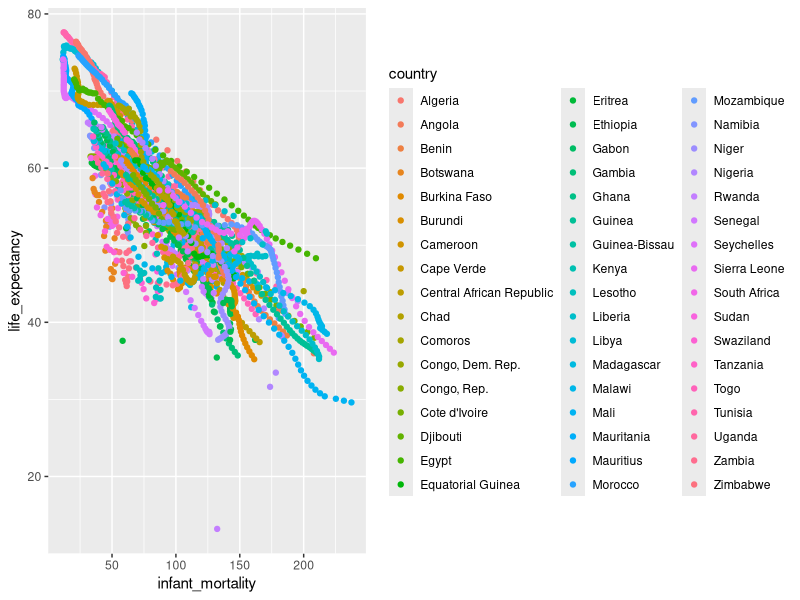
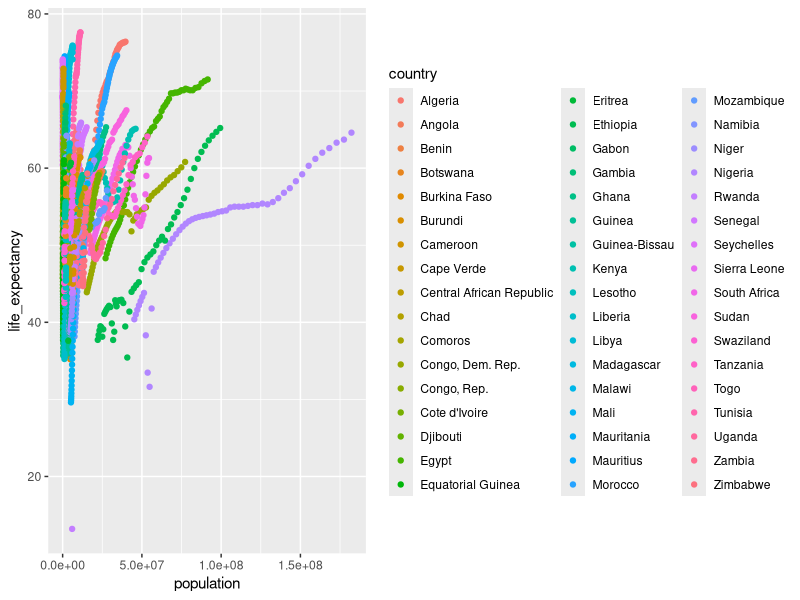
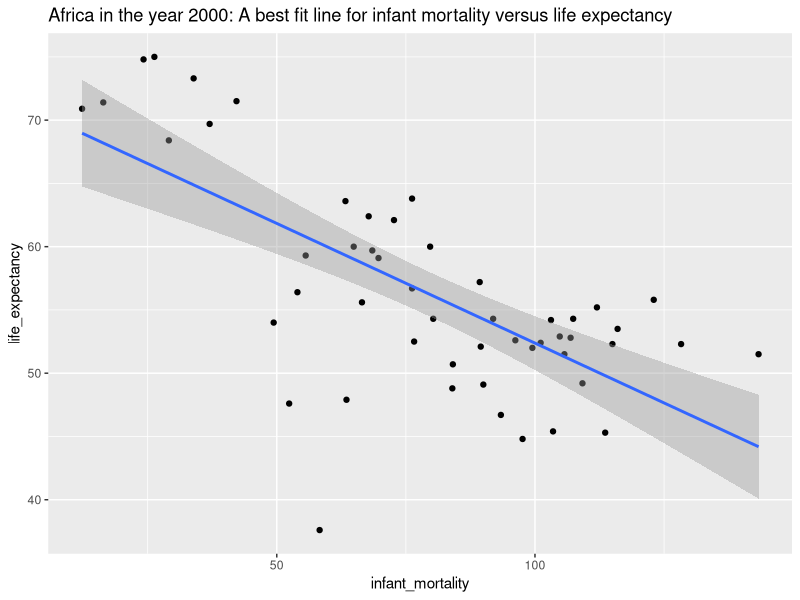
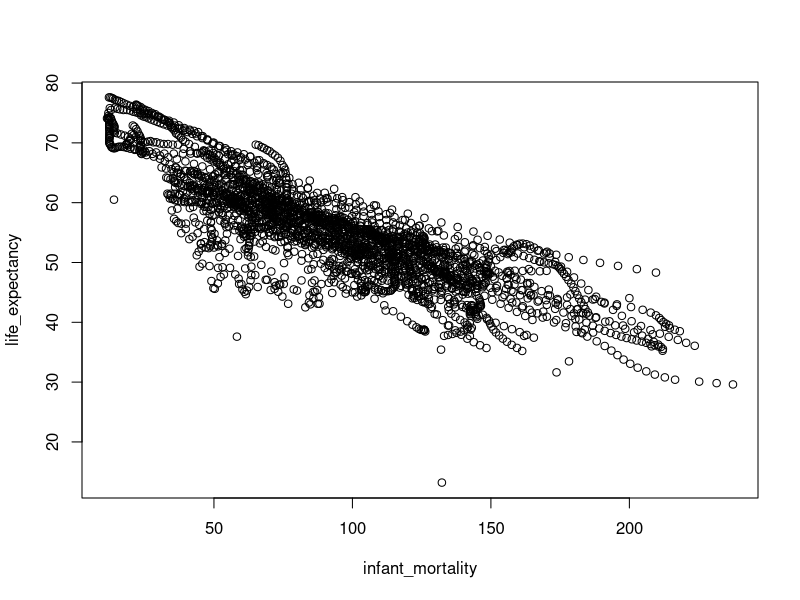
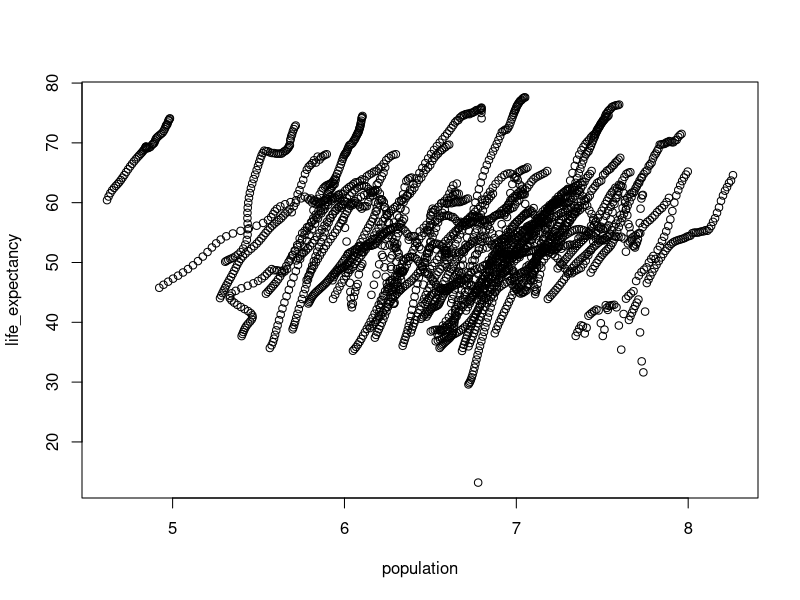
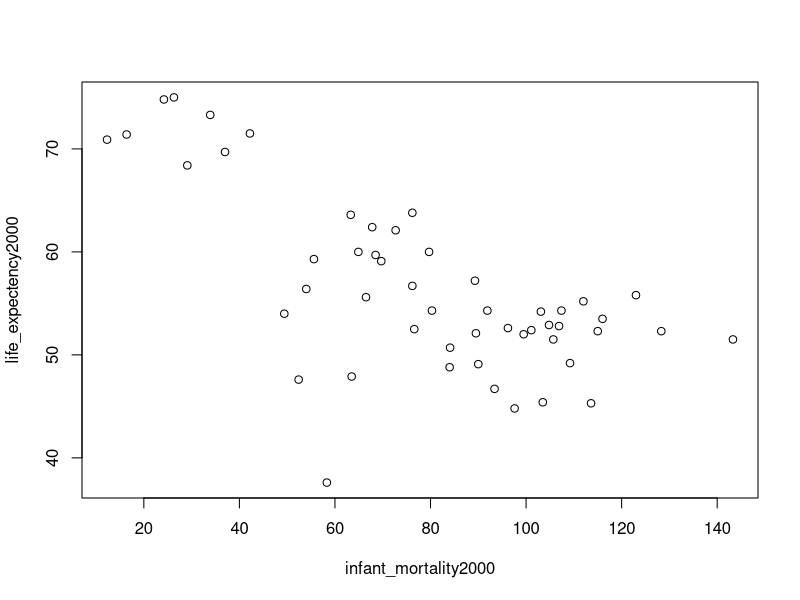
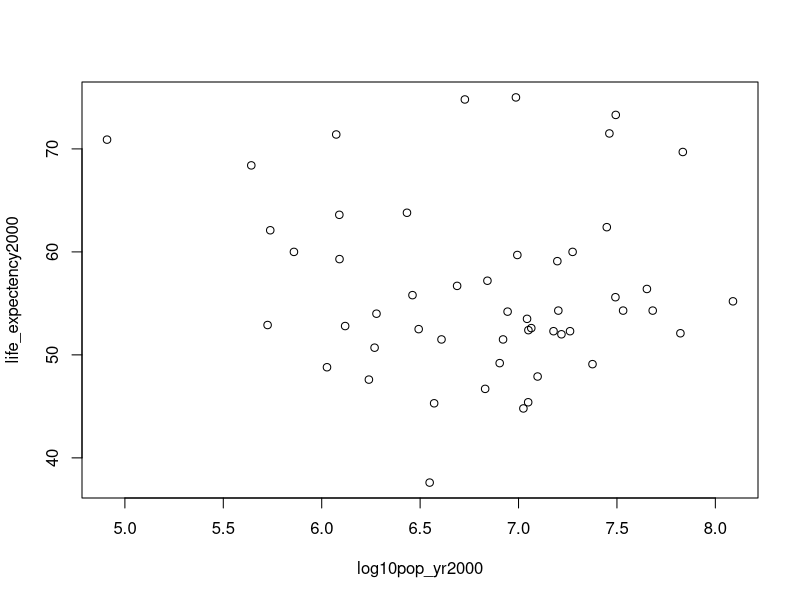
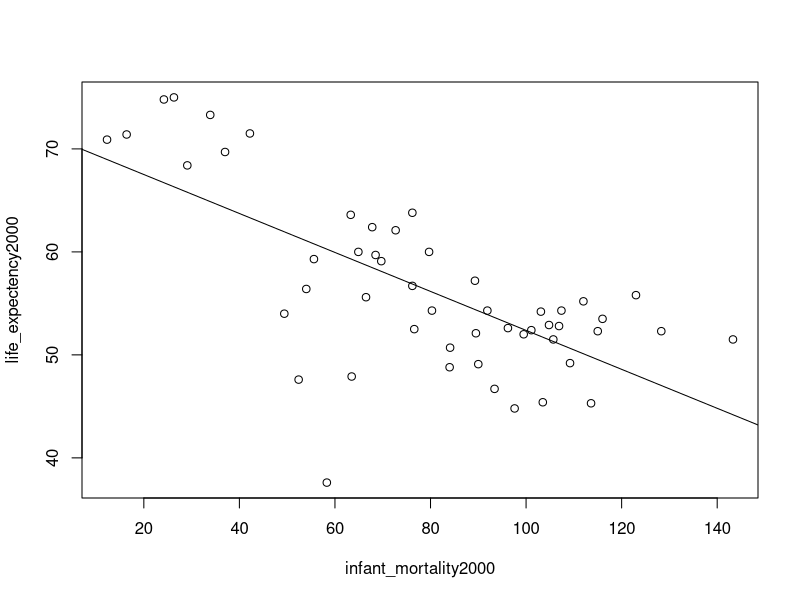

The R source for these figures, in order:
## ---- chunk 1
library(dslabs)
library(tidyverse)
library(skimr)
data("gapminder")
## ---- chunk 2
help(gapminder)
## ---- chunk 3
str(gapminder)
## ---- chunk 4
summary(gapminder)
## ---- chunk 5
glimpse(gapminder)
## ---- chunk 6
skim(gapminder)
## ---- chunk 7
class(gapminder)
## ---- chunk 8
gapminder %>%
  filter(continent == "Africa") %>%
  select(infant_mortality, life_expectancy, population, country) %>%
  ggplot() + geom_point(aes(infant_mortality, life_expectancy, col= country))

## ---- chunk 9
gapminder %>%
  filter(continent == "Africa") %>%
  select(infant_mortality, life_expectancy, population, country) %>%
  ggplot() + geom_point(aes(population, life_expectancy, col= country))

## ---- chunk 10
gapminder %>%
  filter(continent == "Africa", year == 2000) %>%
  select(infant_mortality, life_expectancy, population, country) %>%
  ggplot(aes(infant_mortality, life_expectancy)) + geom_point() +geom_smooth(method = "lm") + labs(title= "Africa in the year 2000: A best fit line for infant mortality versus life expectancy")

## ---- chunk 11
africadata <- gapminder$continent == "Africa"
## ---- chunk 12
str(africadata)
summary(africadata)
## ---- chunk 13
infant_mortality_africa <- gapminder$infant_mortality[africadata]
## ---- chunk 14
life_expectency_africa <- gapminder$life_expectancy[africadata]
## ---- chunk 15
Infant_LifeExpec_Africa <- data.frame(infant_mortality = infant_mortality_africa, life_expectancy = life_expectency_africa)
## ---- chunk 16
Population_africa <- gapminder$population[africadata]
life_expectency_africa <- gapminder$life_expectancy[africadata]
## ---- chunk 17
Pop_LifeExp_Africa <- data.frame(population = Population_africa, life_expectency = life_expectency_africa)
## ---- chunk 18
str(Pop_LifeExp_Africa)
str(Infant_LifeExpec_Africa)
summary(Pop_LifeExp_Africa)
summary(Infant_LifeExpec_Africa)
## ---- chunk 19
plot(Infant_LifeExpec_Africa)
## ---- chunk 20
logten_pop_africa <- log10(Population_africa)
## ---- chunk 21
log10_pop_life_expec_africa <- data.frame(population = logten_pop_africa, life_expectancy = life_expectency_africa)
## ---- chunk 22
plot(log10_pop_life_expec_africa)
## ---- chunk 23
na_index <- is.na(infant_mortality_africa)
## ---- chunk 24
gapminder$year[na_index]
## ---- chunk 25
sum(na_index)
## ---- chunk 26
 yr2000 <- gapminder$year == 2000
## ---- chunk 27
africa2000 <- yr2000 & africadata
## ---- chunk 28
year2000 <- gapminder$year[africa2000]
region2000 <- gapminder$region[africa2000]
country2000 <- gapminder$country[africa2000]
infant_mortality2000 <- gapminder$infant_mortality[africa2000]
life_expectency2000 <- gapminder$life_expectancy[africa2000]
fertility2000 <- gapminder$fertility[africa2000]
gdp2000 <- gapminder$gdp[africa2000]
continent2000 <- gapminder$continent[africa2000]
population2000 <- gapminder$population[africa2000]
## ---- chunk 29
africa2000_df <- data.frame(year = year2000, region = region2000, country = country2000, infant_mortality = infant_mortality2000, life_expectency = life_expectency2000, fertility = fertility2000, gdp = gdp2000, continent= continent2000, population = population2000)
## ---- chunk 30
str(africa2000_df)
summary(africa2000_df)
## ---- chunk 31
plot(infant_mortality2000, life_expectency2000)
## ---- chunk 32
log10pop_yr2000 <- log10(population2000)
## ---- chunk 33
plot(log10pop_yr2000, life_expectency2000)
## ---- chunk 34
lm1 <- lm(life_expectency2000 ~ infant_mortality2000)
summary(lm1)
## ---- chunk 35
lm2 <- lm(life_expectency2000 ~ log10pop_yr2000)
summary(lm2)
## ---- chunk 36
plot(infant_mortality2000, life_expectency2000)
abline(lm1)
## ---- chunk 37
plot(log10pop_yr2000, life_expectency2000)
abline(lm2)
